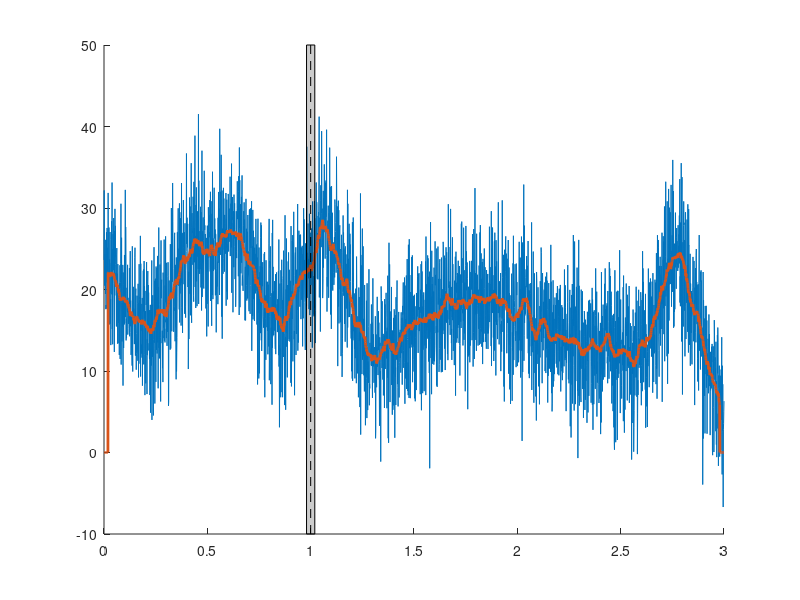

The MATLAB source for this figure:
% create signal%%%%%%%%%%%%%%%%%%%%%%%%%%%
srate = 1000;
time = 0:1/srate:3
n = length(time)
p = 15 %poles for random interpolation

% noise level, measured in standard deviations
noiseamp = 5

% amplitude modulator and noise level
ampl = interp1(rand(p,1)*30, linspace(1,p,n)) %signal

noise = noiseamp * randn(size(time)) %noise

signal = ampl + noise %noisy signal



%% % Running mean filter %%%%%%%%%%%%%%%

% initialize filtered signal vector
filtsig = zeros(size(signal)); %ignore edge effect
%filtsig = signal; 

% implement filter
k = 20 %filter window is actually k*2+1
for i = k+1:n-k-1 %from 21 to 2080
    % each point is average of k surrounding points
    surrounding_signal = signal(i-k:i+k);
    filtsig(i) = mean(surrounding_signal);
end

% compute window size in ms
windowsize = 1000*(k*2+1) / srate;

% plot noisy and filtered signals
figure(1), clf, hold on
plot(time,signal,time,filtsig,'LineWidth',2)

% draw a patch to indicate the window size
tidx = dsearchn(time',1);
ylim = get(gca,'ylim');
patch(time([tidx-k tidx-k tidx+k tidx+k]), ylim([1 2 2 1]),'k','facealpha',.2)
plot(time([tidx tidx]),ylim,'k--')
